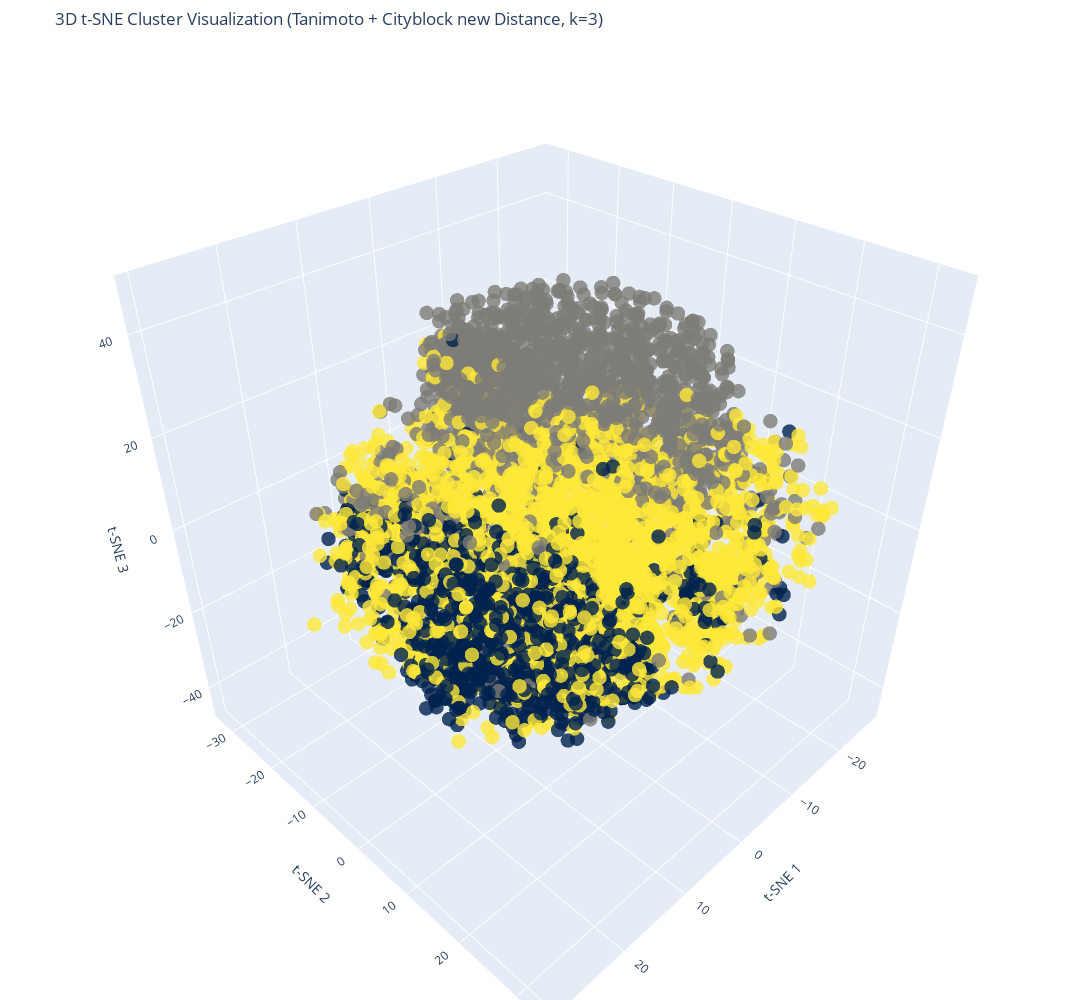

The notebook cell saved with this chart:
### Markdown cell above
# 3D t-SNE Cluster Visualization

In this section, we project our precomputed distance matrix into 3D space using t-SNE and visualize the results with an interactive Plotly scatter plot. This helps us explore the structure of our clusters and understand their relationships.

## What This Section Does

1. **Configuration & Preprocessing:**
   - **Distance Metric:** We use the "Tanimoto + Cityblock new" distance matrix.
   - **Cluster Selection:** We select 3 clusters (ensure these labels exist in the clustering results).
   - **t-SNE Settings:** We set `perplexity` to 45 to balance local and global data structure during dimensionality reduction.
   - **Data Validation:** We check that the distance matrix is valid (i.e., square with no NaN or Inf values).

2. **t-SNE Projection:**
   - Applies t-SNE with precomputed distances to reduce the data to 3 dimensions.
   - Stores the 3D coordinates for visualization.

3. **Visualization:**
   - Creates a DataFrame with t-SNE coordinates and cluster labels.
   - Generates an interactive 3D scatter plot using Plotly.
   - Uses the "Cividis" colorscale to color points based on their cluster assignments.
   - Customizes the layout (axis titles, aspect ratio, and figure size) for clear visualization.

This interactive 3D visualization provides insights into the spatial distribution of clusters, enabling a deeper understanding of the underlying structure of our client segmentation.

### Code cell
from sklearn.manifold import TSNE
import plotly.graph_objects as go
import pandas as pd
import numpy as np

# Set distance metric, num of clusters and perplexity
distance_metric = "Tanimoto + Cityblock new"
num_clusters = 3
perplexity_value = 45

dist_matrix = distance_matrices[distance_metric]

# Check if the distance matrix is valid
if np.isnan(dist_matrix).any() or np.isinf(dist_matrix).any():
    raise ValueError(f"⚠️ {distance_metric} distance matrix contains NaN or Inf values. Check your preprocessing!")

if dist_matrix.shape[0] != dist_matrix.shape[1]:
    raise ValueError(f"⚠️ {distance_metric} distance matrix must be square (NxN).")

# Check if the selected number of clusters exists
if num_clusters not in cluster_results[distance_metric]:
    raise ValueError(f"⚠️ num_clusters={num_clusters} is not in cluster_results[{distance_metric}]. Check clustering output!")

labels = cluster_results[distance_metric][num_clusters]

# Compute 3D t-SNE projection
tsne = TSNE(n_components=3, metric='precomputed', init='random', random_state=42, perplexity=perplexity_value)
X_tsne_3d = tsne.fit_transform(dist_matrix)

# Create DataFrame for visualization
df_plot = pd.DataFrame({'x': X_tsne_3d[:, 0], 'y': X_tsne_3d[:, 1], 'z': X_tsne_3d[:, 2], 'Cluster': labels})

# Generate interactive 3D scatter plot
fig = go.Figure(data=[
    go.Scatter3d(
        x=df_plot['x'],
        y=df_plot['y'],
        z=df_plot['z'],
        mode='markers',
        marker=dict(
            size=5,  # Explicitly setting the size
            color=df_plot['Cluster'],  # Color by cluster
            colorscale='Cividis',  # Set color scale
            #colorscale='Turbo',  # Set color scale
            #colorscale='Portland',  # Set color scale
            opacity=0.8  # Adjust transparency
        )
    )
])

# Customize layout
fig.update_layout(
    title=f"3D t-SNE Cluster Visualization ({distance_metric} Distance, k={num_clusters})",
    scene=dict(
        xaxis_title="t-SNE 1",
        yaxis_title="t-SNE 2",
        zaxis_title="t-SNE 3",
        aspectmode="cube"  # Keeps the aspect ratio balanced
    ),
    margin=dict(l=0, r=0, b=0, t=50),
    width=1500,  # Adjusted figure width
    height=1000   # Adjusted figure height
)

fig.show()

### Figure 1 — Plotly figure (JSON) as saved in the notebook; plotly's stock layout.template omitted (floating-point values rounded to 4 significant figures; data arrays with more than 128 entries replaced by an {"elided": "..."} marker saying what was removed)
{"data": [{"marker": {"color": {"elided": "5000 int values"}, "colorscale": [[0, "#00224e"], [0.1111, "#123570"], [0.2222, "#3b496c"], [0.3333, "#575d6d"], [0.4444, "#707173"], [0.5556, "#8a8678"], [0.6667, "#a59c74"], [0.7778, "#c3b369"], [0.8889, "#e1cc55"], [1, "#fee838"]], "opacity": 0.8, "size": 5}, "mode": "markers", "type": "scatter3d", "x": {"elided": "5000 float values"}, "y": {"elided": "5000 float values"}, "z": {"elided": "5000 float values"}}], "layout": {"height": 1000, "margin": {"b": 0, "l": 0, "r": 0, "t": 50}, "scene": {"aspectmode": "cube", "xaxis": {"title": {"text": "t-SNE 1"}}, "yaxis": {"title": {"text": "t-SNE 2"}}, "zaxis": {"title": {"text": "t-SNE 3"}}}, "title": {"text": "3D t-SNE Cluster Visualization (Tanimoto + Cityblock new Distance, k=3)"}, "width": 1500}}
